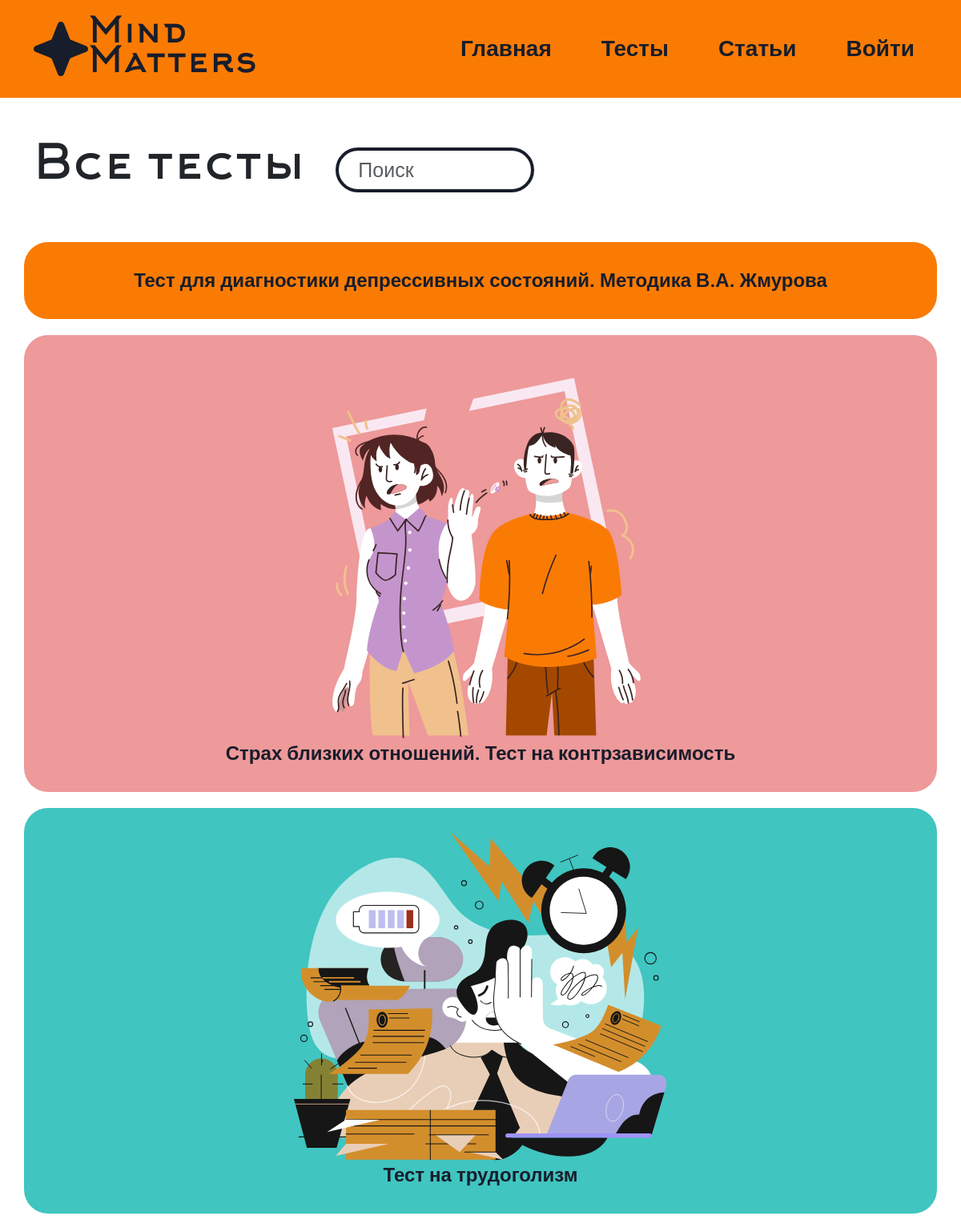
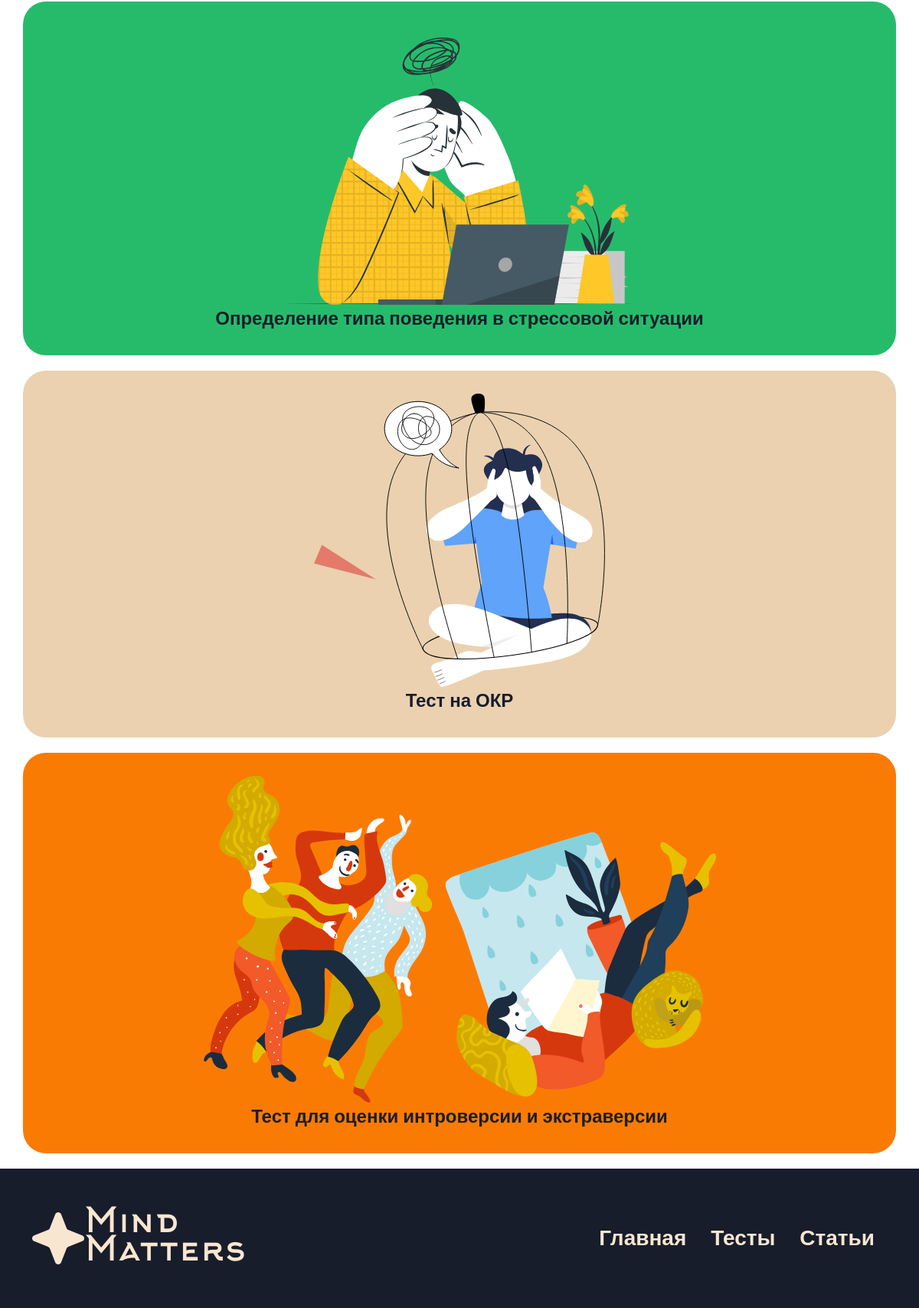
/tests, run on the app's committed database (2 pictures, top to bottom).
### app/models.py (models this page shows, shortened)
class Tests(db.Model):
    id = db.Column(db.Integer,primary_key=True)
    title = db.Column(db.String(100))
    text = db.Column(db.Text)
    image_name = db.Column(db.String(100))
    category = db.Column(db.String(100))
    color = db.Column(db.String(100))

### app/views.py (the view)
@app.route('/tests', methods=['GET', 'POST'])
def tests():
    tests = Tests.query.all()
    if request.method == 'GET':
        title = request.args.get('seach')
        if title:
            title= title.capitalize()
            title = "%{}%".format(title)
            tests = Tests.query.filter(Tests.title.like(title)).all()
            return render_template("tests.html",tests=tests)
        else:
             return render_template("tests.html",tests=tests)
    return render_template("tests.html",tests=tests)

### app/views.py (called while the page is built)
@app.context_processor
def inject_user():
    def get_user_name():
        if 'name' in session:
            return Users.query.filter_by(email=session['name']).first()
    return dict(active_user=get_user_name())

### app/templates/tests.html (shortened to what this page needs)
{% extends 'base.html' %}
{% block main %}
    <div class="articles-wrap">
        <div class="container">
            <div class=" articles-header ">
                <div class="row g-3 d-flex justify-content-between align-items-center">
                    <div class="col-lg-4">
                        <h1>Все тесты</h1>
                    </div>
                    <div class="col-lg">
                        <form>
                            <input type="search" placeholder="Поиск" class="px-4 py-4 form-control" name="seach" required>
                        </form>
                    </div>
                </div>
            </div>
            <div class="popular-tests-moblie">
                {%for test in tests%}
                <div class="row" style="background-color: {{test.color}};">
                    {%if test.image_name%}
                    <a href="/test/{{test.id}}"> <img src="../static/img/upload/{{test.image_name}}" alt="" class="img-fluid" srcset=""></a>
                    {%endif%}
                    <a href="/test/{{test.id}}" class="text-link">{{test.title}} </a>
                </div>
                {%endfor%}
            </div>
        </div>
    </div>
    {% endblock %}

### app/static/css/style.css (style rules this page uses)
* { font-family: "Roboto", sans-serif; }
.popular-tests-moblie { text-align: center; display: flex; flex-direction: column; justify-content: center; align-items: center; display: none; }
.popular-tests-moblie div { padding: 30px; border-radius: 30px; display: flex; margin-bottom: 20px; }
.popular-tests-moblie a { text-decoration: none; color: #181D2B; font-weight: bold; font-size: 24px; }
.articles-header { margin: 50px 0; }
.articles-header h1 { font-size: 60px; font-family: 'Arkhip'; }
.articles-header form input { border: 4px solid #181D2B; border-radius: 30px; width: 420px; height: 40px; font-size: 25px; }
@media (max-width: 1200px) { .articles-header form input { width: 248px; } }
@media (max-width: 1200px) { .popular-tests-moblie { display: block; } }

### data on the page
Tests: title "Тест для диагностики депрессивных состояний. Методика В.А. Жмурова"
Tests: image_name (picture), title "Страх близких отношений. Тест на контрзависимость"
Tests: image_name (picture), title "Тест на трудоголизм"
Tests: image_name (picture), title "Определение типа поведения в стрессовой ситуации"
Tests: image_name (picture), title "Тест на ОКР"
Tests: image_name (picture), title "Тест для оценки интроверсии и экстраверсии"
